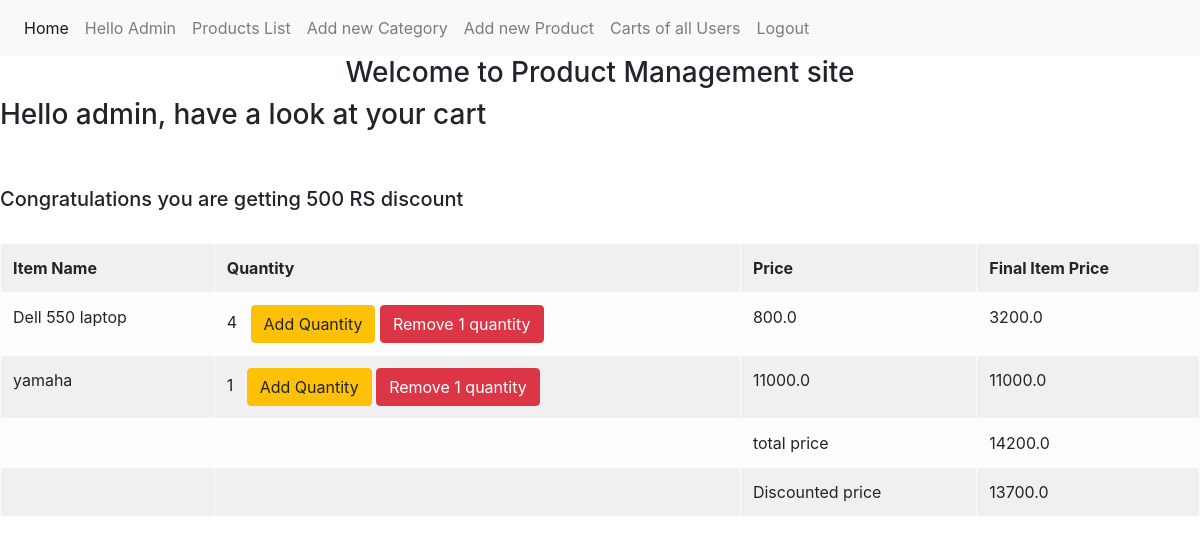
Page /products/mycart/ (signed in) on the committed database.
### Product/models.py (models this page shows, shortened)
class Cart(models.Model):
    user = models.ForeignKey(User, on_delete=models.CASCADE)
    cart_name = models.CharField(max_length=200)
    created_at = models.DateTimeField(default=datetime.now)
    total = models.FloatField(blank=True, null= True, default=0)
    discounted_price = models.FloatField(blank=True, null= True, default=0)
    @property
    def cartitem(self):
        return self.cartitems_set.all()

class Cartitems(models.Model):
    cart = models.ForeignKey('Cart', on_delete=models.CASCADE)
    cart_name = models.CharField(max_length=200)
    item_name = models.CharField(max_length=200)
    item_price = models.FloatField()
    final_price = models.FloatField(default = 100)
    qnty = models.IntegerField(default=1)
    prod_id = models.IntegerField()

### Product/views.py (the view)
# urls.py: path('mycart/',views.cart_list,name ="my_cart"),
@login_required(login_url = 'user_login')
def cart_list(request):
    print(f'#### {request.user} ####')
    cart = Cart.objects.get(cart_name = str(request.user))
    ct = cart.cartitems_set.all()
    total = 0
    msg = 'Your cart is empty'
    dis_msg = ''
    discounted_price = 0
    for citem in ct:
        msg = 'have a look at your cart'
        print(citem.final_price)
        total += citem.final_price
    if total > 10000:
        dis_msg = 'Congratulations you are getting 500 RS discount'
        discounted_price = total - 500
    return render(request, 'cart.html', {'cart':cart,'total':total,'msg':msg,'new_price':discounted_price,'dis_msg':dis_msg})

### Product/context_processors.py (called while the page is built)
def items_count(request):
    count = Cartitems.objects.filter(cart_name=request.user)
    print(count.count())
    count = count.count()
    print("Items count - ", count)
    return {"items_count": count}

### templates/cart.html (shortened to what this page needs)
{% extends 'home.html' %}
{% block content %}
    <h3>Hello {{cart.cart_name}}, {{msg}} </h3>
        {% if cart.cartitem %}
        <table class="table table-light table-bordered table-striped">
        <tbody>
        <tr>
            <th>Item Name</th>
            <th>Quantity</th>
            <th>Price</th>
            <th>Final Item Price</th>
        </tr>
        {% for cart in cart.cartitem %}
        <tr>
            <td>{{cart.item_name}}</td>
            <td>{{cart.qnty}} &nbsp;
                        <a href="{% url 'add_to_cart' cart.prod_id %}" class="btn btn-warning" id = '{{cart.prod_id}}'>Add Quantity</a>
                        <a href="{% url 'remove_from_cart' cart.prod_id %}" class="btn btn-danger" id = '{{cart.prod_id}}'>Remove 1 quantity</a>
            </td>
            <td>{{cart.item_price}}</td>
            <td>{{cart.final_price}}</td>
        </tr>
            {%endfor%}
        <tr>
            <td></td>
            <td></td>
            <td>total price</td>
            <td>{{total}}</td>
        </tr>
        {%if new_price %}
        <tr>
            <td></td>
            <td></td>
            <td>Discounted price</td>
            <td>{{new_price}}</td>
        </tr>
        {%endif%}
        {%endif%}
        </tbody>
       <br>
       <br>
       {%if dis_msg%}
       <h5>{{dis_msg}}</h5>
       {%endif%}
       <br>
{% endblock content %}

### templates/home.html (shortened to what this page needs)
<!DOCTYPE html>
<html lang="en">
<head>
    <link rel="stylesheet" href="https://stackpath.bootstrapcdn.com/bootstrap/4.3.1/css/bootstrap.min.css">
    <link href="../../dist/css/bootstrap.min.css" rel="stylesheet">
</head>
<body>
    <header>
    <nav class="navbar navbar-expand-lg navbar-light bg-light">
        <div class="collapse navbar-collapse" id="navbarNavAltMarkup">
          <div class="navbar-nav">
            <a class="nav-item nav-link active" href="{% url 'home' %}">Home <span class="sr-only">(current)</span></a>
            {% if user.is_authenticated %}
                  <a class="nav-item nav-link" >Hello {{user.first_name}}</a>
                  <a class="nav-item nav-link" href="{% url 'all_products' %}">Products List</a>
                  {% if request.role == 'Admin' %}
                  <a class="nav-item nav-link" href="{% url 'add-category' %}">Add new Category</a>
                  <a class="nav-item nav-link" href="{% url 'add-product' %}">Add new Product</a>
                  <a class="nav-item nav-link" href="{% url 'all_carts' %}">Carts of all Users</a>
                  {% endif %}
                  <a class="nav-item nav-link" href="{% url 'user_logout' %}">Logout</a>
            {% else %}
                  <a class="nav-item nav-link" href={% url 'user_login' %}>Login</a>
                  <a class="nav-item nav-link" href={% url 'register' %}>Register</a>
            {% endif %}
          </div>
        </div>
      </nav>
      <h3><center>Welcome to Product Management site</center></h3>
      {% block content %}
      {% endblock content %}
    </header>
</body>
</html>

### rows in the picture
Cart: cart_name "admin"
Cartitems: item_name "Dell 550 laptop", qnty "4", item_price "800.0", final_price "3200.0"
Cartitems: item_name "yamaha", qnty "1", item_price "11000.0", final_price "11000.0"

### other values in the picture
{{ user.first_name }} "Admin"
{{ msg }} "have a look at your cart"
{{ total }} "14200.0"
{{ new_price }} "13700.0"
{{ dis_msg }} "Congratulations you are getting 500 RS discount"
